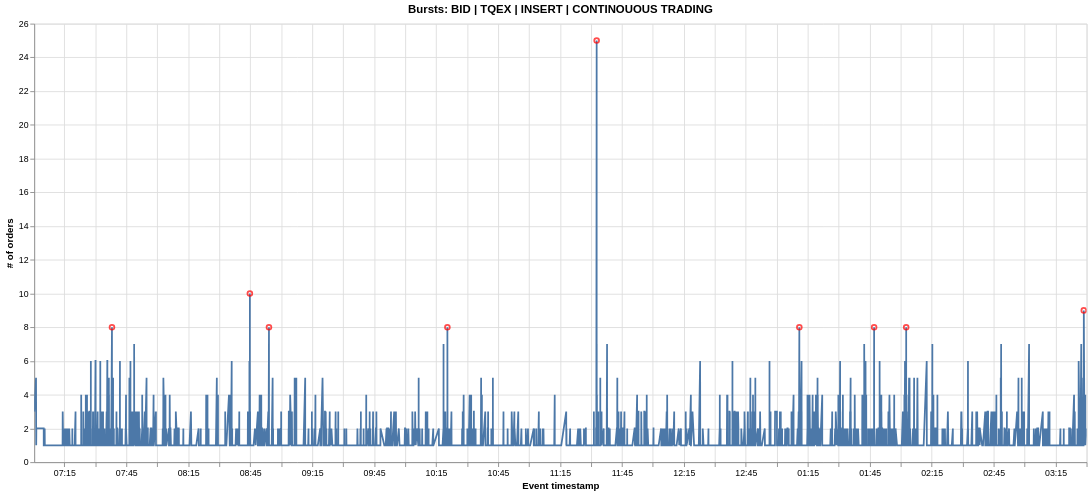
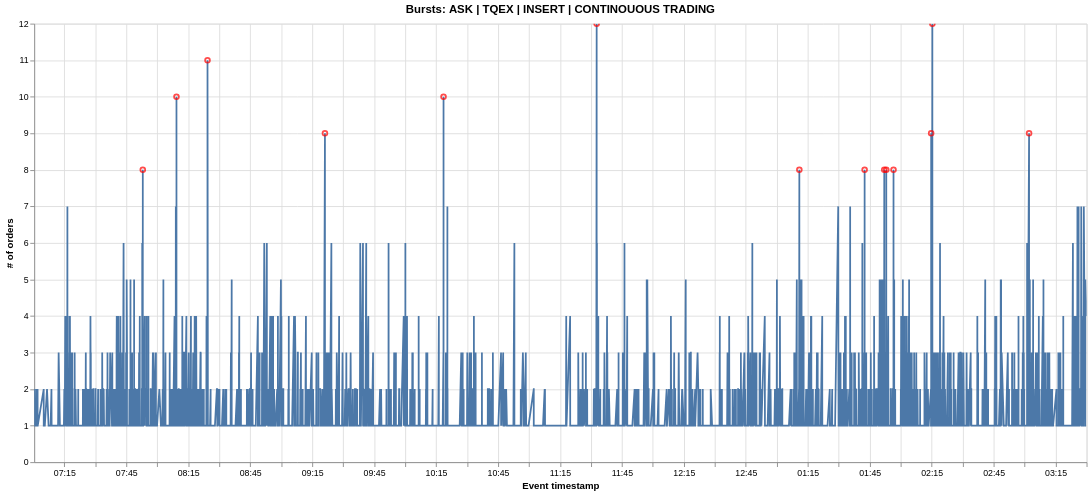
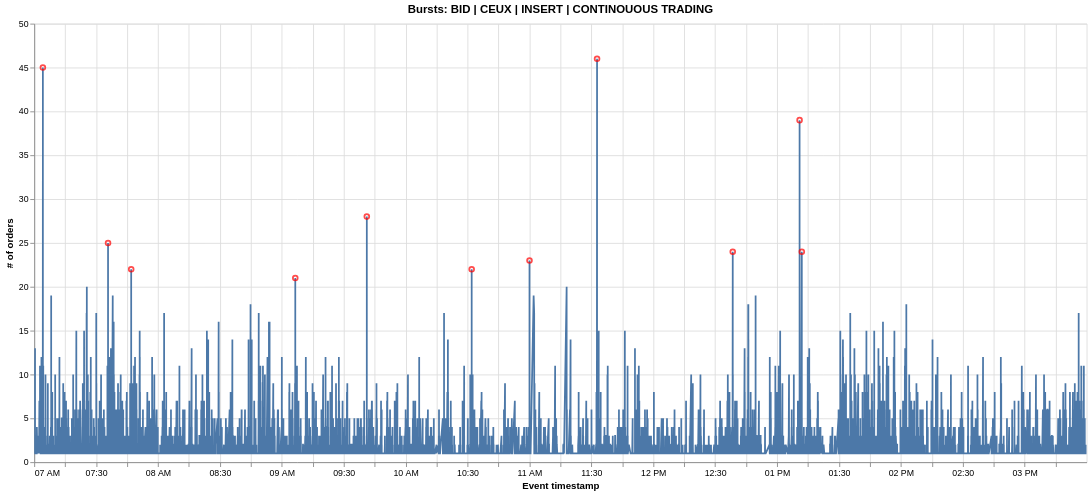
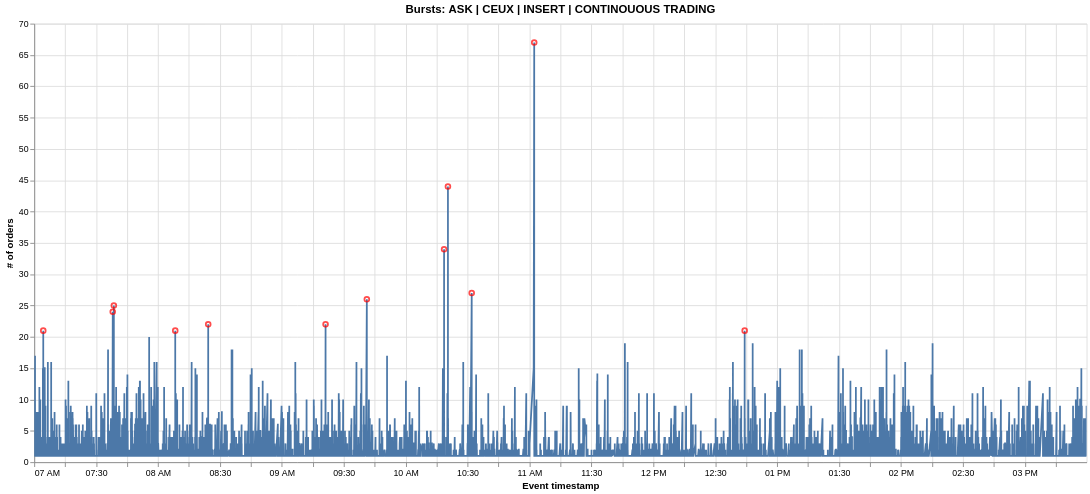

Notebook code cell kept with these figures, in order:
### Code cell
all_burst_orders_eu = pl.LazyFrame(
    schema={"original_order_id": pl.Int64}
)

for venue in lob_eu.get_venues():
    for side in ["BID", "ASK"]:

        cfg = burst_config_eu.get(
            (venue, side)
        )

        if cfg is None:
            continue

        bursts_eu = determine_bursts(
            df=lob_eu.df,
            venue=venue,
            side=side,
            lob_action="INSERT",
            **cfg
        )
        logger.info(f"determined bursts for {side} orders at {venue}")
        
        (
            bursts_eu
            .filter(pl.col("is_burst") == True)
            .collect()
            .show()
        )

        plot_bursts(
            df = bursts_eu
            , plot_title = f"Bursts: {side} | {venue} | INSERT | CONTINOUOUS TRADING"
            , y_axis_title = "# of orders"
        ).interactive().show()
        logger.info(f"plotted bursts for {side} orders at {venue}")
        
        burst_orders_eu = (
            bursts_eu
            .filter(pl.col("is_burst") == True)
            .select(
                "original_order_id"
            )
            .explode("original_order_id")
            .unique()
        )

        all_burst_orders_eu = pl.concat([
            all_burst_orders_eu
            , burst_orders_eu
        ])
        logger.info(f"appended bursty original_order_ids for {side} orders at {venue}")

### Figure 1 — Vega specification as saved in the notebook (floating-point values rounded to 4 significant figures; data arrays with more than 128 entries replaced by an {"elided": "..."} marker saying what was removed)
{"$schema": "https://vega.github.io/schema/vega/v6.json", "data": [{"name": "param_1e9efca18e7a2868_store"}, {"name": "source_0", "values": {"elided": "3618 records"}, "transform": [{"type": "formula", "expr": "toDate(datum['event_timestamp'])", "as": "event_timestamp"}]}, {"name": "source_1", "values": [{"count": 8, "event_timestamp": "2023-09-01T07:38:03.200"}, {"count": 10, "event_timestamp": "2023-09-01T08:44:49.600"}, {"count": 8, "event_timestamp": "2023-09-01T08:54:04.400"}, {"count": 8, "event_timestamp": "2023-09-01T10:20:28.600"}, {"count": 25, "event_timestamp": "2023-09-01T11:32:45.400"}, {"count": 8, "event_timestamp": "2023-09-01T13:10:54.000"}, {"count": 8, "event_timestamp": "2023-09-01T13:47:06.200"}, {"count": 8, "event_timestamp": "2023-09-01T14:02:38.200"}, {"count": 9, "event_timestamp": "2023-09-01T15:28:39.000"}], "transform": [{"type": "formula", "expr": "toDate(datum['event_timestamp'])", "as": "event_timestamp"}]}], "signals": [{"name": "unit", "value": {}, "on": [{"events": "pointermove", "update": "isTuple(group()) ? group() : unit"}]}, {"name": "param_1e9efca18e7a2868", "update": "vlSelectionResolve(\"param_1e9efca18e7a2868_store\", \"union\")"}, {"name": "param_1e9efca18e7a2868_event_timestamp", "on": [{"events": [{"source": "view", "type": "dblclick"}], "update": "null"}, {"events": {"signal": "param_1e9efca18e7a2868_translate_delta"}, "update": "panLinear(param_1e9efca18e7a2868_translate_anchor.extent_x, -param_1e9efca18e7a2868_translate_delta.x / width)"}, {"events": {"signal": "param_1e9efca18e7a2868_zoom_delta"}, "update": "zoomLinear(domain(\"x\"), param_1e9efca18e7a2868_zoom_anchor.x, param_1e9efca18e7a2868_zoom_delta)"}]}, {"name": "param_1e9efca18e7a2868_count", "on": [{"events": [{"source": "view", "type": "dblclick"}], "update": "null"}, {"events": {"signal": "param_1e9efca18e7a2868_translate_delta"}, "update": "panLinear(param_1e9efca18e7a2868_translate_anchor.extent_y, param_1e9efca18e7a2868_translate_delta.y / height)"}, {"events": {"signal": "param_1e9efca18e7a2868_zoom_delta"}, "update": "zoomLinear(domain(\"y\"), param_1e9efca18e7a2868_zoom_anchor.y, param_1e9efca18e7a2868_zoom_delta)"}]}, {"name": "param_1e9efca18e7a2868_tuple", "on": [{"events": [{"signal": "param_1e9efca18e7a2868_event_timestamp || param_1e9efca18e7a2868_count"}], "update": "param_1e9efca18e7a2868_event_timestamp && param_1e9efca18e7a2868_count ? {unit: \"view_c254b396498e3a54_0\", fields: param_1e9efca18e7a2868_tuple_fields, values: [param_1e9efca18e7a2868_event_timestamp,param_1e9efca18e7a2868_count]} : null"}]}, {"name": "param_1e9efca18e7a2868_tuple_fields", "value": [{"field": "event_timestamp", "channel": "x", "type": "R"}, {"field": "count", "channel": "y", "type": "R"}]}, {"name": "param_1e9efca18e7a2868_translate_anchor", "value": {}, "on": [{"events": [{"source": "scope", "type": "pointerdown"}], "update": "{x: x(unit), y: y(unit), extent_x: domain(\"x\"), extent_y: domain(\"y\")}"}]}, {"name": "param_1e9efca18e7a2868_translate_delta", "value": {}, "on": [{"events": [{"source": "window", "between": [{"source": "scope", "type": "pointerdown"}, {"source": "window", "type": "pointerup"}], "type": "pointermove", "consume": true}], "update": "{x: param_1e9efca18e7a2868_translate_anchor.x - x(unit), y: param_1e9efca18e7a2868_translate_anchor.y - y(unit)}"}]}, {"name": "param_1e9efca18e7a2868_zoom_anchor", "on": [{"events": [{"source": "scope", "consume": true, "type": "wheel"}], "update": "{x: invert(\"x\", x(unit)), y: invert(\"y\", y(unit))}"}]}, {"name": "param_1e9efca18e7a2868_zoom_delta", "on": [{"events": [{"source": "scope", "consume": true, "type": "wheel"}], "update": "pow(1.001, event.deltaY * pow(16, event.deltaMode))", "force": true}]}, {"name": "param_1e9efca18e7a2868_modify", "on": [{"events": {"signal": "param_1e9efca18e7a2868_tuple"}, "update": "modify(\"param_1e9efca18e7a2868_store\", param_1e9efca18e7a2868_tuple, true)"}]}], "marks": [{"type": "line", "name": "view_c254b396498e3a54_0_marks", "from": {"data": "source_0"}, "sort": {"field": "x"}, "encode": {"update": {"x": {"field": "event_timestamp", "scale": "x"}, "stroke": {"value": "#4c78a8"}, "y": {"field": "count", "scale": "y"}, "defined": {"signal": "isValid(datum[\"event_timestamp\"]) && isFinite(+datum[\"event_timestamp\"]) && isValid(datum[\"count\"]) && isFinite(+datum[\"count\"])"}}}, "clip": true, "style": ["line"], "interactive": true}, {"type": "symbol", "name": "layer_1_marks", "from": {"data": "source_1"}, "encode": {"update": {"x": {"field": "event_timestamp", "scale": "x"}, "stroke": {"value": "red"}, "y": {"field": "count", "scale": "y"}, "size": {"value": 30}, "opacity": {"value": 0.7}, "fill": {"value": "transparent"}}}, "clip": true, "style": ["point"], "interactive": false}], "scales": [{"name": "x", "type": "time", "domain": {"fields": [{"data": "source_0", "field": "event_timestamp"}, {"data": "source_1", "field": "event_timestamp"}]}, "range": [0, {"signal": "width"}], "domainRaw": {"signal": "param_1e9efca18e7a2868[\"event_timestamp\"]"}}, {"name": "y", "type": "linear", "domain": {"fields": [{"data": "source_0", "field": "count"}, {"data": "source_1", "field": "count"}]}, "range": [{"signal": "height"}, 0], "zero": true, "domainRaw": {"signal": "param_1e9efca18e7a2868[\"count\"]"}, "nice": true}], "axes": [{"scale": "x", "grid": true, "orient": "bottom", "tickCount": {"signal": "ceil(width/40)"}, "gridScale": "y", "domain": false, "aria": false, "labels": false, "maxExtent": 0, "zindex": 0, "minExtent": 0, "ticks": false}, {"scale": "y", "maxExtent": 0, "gridScale": "x", "orient": "left", "zindex": 0, "aria": false, "ticks": false, "tickCount": {"signal": "ceil(height/40)"}, "domain": false, "labels": false, "minExtent": 0, "grid": true}, {"scale": "x", "tickCount": {"signal": "ceil(width/40)"}, "zindex": 0, "title": "Event timestamp", "labelFlush": true, "grid": false, "labelOverlap": true, "orient": "bottom"}, {"scale": "y", "grid": false, "title": "# of orders", "labelOverlap": true, "orient": "left", "zindex": 0, "tickCount": {"signal": "ceil(height/40)"}}], "title": {"text": "Bursts: BID | TQEX | INSERT | CONTINOUOUS TRADING", "frame": "group"}, "background": "white", "padding": 5, "width": 1200, "height": 500, "style": "cell"}

### Figure 2 — Vega specification as saved in the notebook (floating-point values rounded to 4 significant figures; data arrays with more than 128 entries replaced by an {"elided": "..."} marker saying what was removed)
{"$schema": "https://vega.github.io/schema/vega/v6.json", "data": [{"name": "param_1e9efca18e7a2868_store"}, {"name": "source_0", "values": {"elided": "4201 records"}, "transform": [{"type": "formula", "expr": "toDate(datum['event_timestamp'])", "as": "event_timestamp"}]}, {"name": "source_1", "values": [{"count": 8, "event_timestamp": "2023-09-01T07:52:58.800"}, {"count": 10, "event_timestamp": "2023-09-01T08:09:17.400"}, {"count": 11, "event_timestamp": "2023-09-01T08:24:19.000"}, {"count": 9, "event_timestamp": "2023-09-01T09:21:11.000"}, {"count": 10, "event_timestamp": "2023-09-01T10:18:36.600"}, {"count": 12, "event_timestamp": "2023-09-01T11:32:45.400"}, {"count": 8, "event_timestamp": "2023-09-01T13:10:54.000"}, {"count": 8, "event_timestamp": "2023-09-01T13:42:30.800"}, {"count": 8, "event_timestamp": "2023-09-01T13:52:01.000"}, {"count": 8, "event_timestamp": "2023-09-01T13:53:00.000"}, {"count": 8, "event_timestamp": "2023-09-01T13:56:30.200"}, {"count": 9, "event_timestamp": "2023-09-01T14:14:43.600"}, {"count": 12, "event_timestamp": "2023-09-01T14:15:18.800"}, {"count": 9, "event_timestamp": "2023-09-01T15:02:08.800"}], "transform": [{"type": "formula", "expr": "toDate(datum['event_timestamp'])", "as": "event_timestamp"}]}], "signals": [{"name": "unit", "value": {}, "on": [{"events": "pointermove", "update": "isTuple(group()) ? group() : unit"}]}, {"name": "param_1e9efca18e7a2868", "update": "vlSelectionResolve(\"param_1e9efca18e7a2868_store\", \"union\")"}, {"name": "param_1e9efca18e7a2868_event_timestamp", "on": [{"events": [{"source": "view", "type": "dblclick"}], "update": "null"}, {"events": {"signal": "param_1e9efca18e7a2868_translate_delta"}, "update": "panLinear(param_1e9efca18e7a2868_translate_anchor.extent_x, -param_1e9efca18e7a2868_translate_delta.x / width)"}, {"events": {"signal": "param_1e9efca18e7a2868_zoom_delta"}, "update": "zoomLinear(domain(\"x\"), param_1e9efca18e7a2868_zoom_anchor.x, param_1e9efca18e7a2868_zoom_delta)"}]}, {"name": "param_1e9efca18e7a2868_count", "on": [{"events": [{"source": "view", "type": "dblclick"}], "update": "null"}, {"events": {"signal": "param_1e9efca18e7a2868_translate_delta"}, "update": "panLinear(param_1e9efca18e7a2868_translate_anchor.extent_y, param_1e9efca18e7a2868_translate_delta.y / height)"}, {"events": {"signal": "param_1e9efca18e7a2868_zoom_delta"}, "update": "zoomLinear(domain(\"y\"), param_1e9efca18e7a2868_zoom_anchor.y, param_1e9efca18e7a2868_zoom_delta)"}]}, {"name": "param_1e9efca18e7a2868_tuple", "on": [{"events": [{"signal": "param_1e9efca18e7a2868_event_timestamp || param_1e9efca18e7a2868_count"}], "update": "param_1e9efca18e7a2868_event_timestamp && param_1e9efca18e7a2868_count ? {unit: \"view_8b788a1a29bb0b38_0\", fields: param_1e9efca18e7a2868_tuple_fields, values: [param_1e9efca18e7a2868_event_timestamp,param_1e9efca18e7a2868_count]} : null"}]}, {"name": "param_1e9efca18e7a2868_tuple_fields", "value": [{"field": "event_timestamp", "channel": "x", "type": "R"}, {"field": "count", "channel": "y", "type": "R"}]}, {"name": "param_1e9efca18e7a2868_translate_anchor", "value": {}, "on": [{"events": [{"source": "scope", "type": "pointerdown"}], "update": "{x: x(unit), y: y(unit), extent_x: domain(\"x\"), extent_y: domain(\"y\")}"}]}, {"name": "param_1e9efca18e7a2868_translate_delta", "value": {}, "on": [{"events": [{"source": "window", "between": [{"source": "scope", "type": "pointerdown"}, {"source": "window", "type": "pointerup"}], "consume": true, "type": "pointermove"}], "update": "{x: param_1e9efca18e7a2868_translate_anchor.x - x(unit), y: param_1e9efca18e7a2868_translate_anchor.y - y(unit)}"}]}, {"name": "param_1e9efca18e7a2868_zoom_anchor", "on": [{"events": [{"source": "scope", "type": "wheel", "consume": true}], "update": "{x: invert(\"x\", x(unit)), y: invert(\"y\", y(unit))}"}]}, {"name": "param_1e9efca18e7a2868_zoom_delta", "on": [{"events": [{"source": "scope", "type": "wheel", "consume": true}], "update": "pow(1.001, event.deltaY * pow(16, event.deltaMode))", "force": true}]}, {"name": "param_1e9efca18e7a2868_modify", "on": [{"events": {"signal": "param_1e9efca18e7a2868_tuple"}, "update": "modify(\"param_1e9efca18e7a2868_store\", param_1e9efca18e7a2868_tuple, true)"}]}], "marks": [{"type": "line", "name": "view_8b788a1a29bb0b38_0_marks", "from": {"data": "source_0"}, "sort": {"field": "x"}, "encode": {"update": {"y": {"field": "count", "scale": "y"}, "stroke": {"value": "#4c78a8"}, "defined": {"signal": "isValid(datum[\"event_timestamp\"]) && isFinite(+datum[\"event_timestamp\"]) && isValid(datum[\"count\"]) && isFinite(+datum[\"count\"])"}, "x": {"field": "event_timestamp", "scale": "x"}}}, "clip": true, "style": ["line"], "interactive": true}, {"type": "symbol", "name": "layer_1_marks", "from": {"data": "source_1"}, "encode": {"update": {"fill": {"value": "transparent"}, "stroke": {"value": "red"}, "opacity": {"value": 0.7}, "x": {"field": "event_timestamp", "scale": "x"}, "y": {"field": "count", "scale": "y"}, "size": {"value": 30}}}, "clip": true, "interactive": false, "style": ["point"]}], "scales": [{"name": "x", "type": "time", "domain": {"fields": [{"data": "source_0", "field": "event_timestamp"}, {"data": "source_1", "field": "event_timestamp"}]}, "range": [0, {"signal": "width"}], "domainRaw": {"signal": "param_1e9efca18e7a2868[\"event_timestamp\"]"}}, {"name": "y", "type": "linear", "domain": {"fields": [{"data": "source_0", "field": "count"}, {"data": "source_1", "field": "count"}]}, "range": [{"signal": "height"}, 0], "zero": true, "domainRaw": {"signal": "param_1e9efca18e7a2868[\"count\"]"}, "nice": true}], "axes": [{"scale": "x", "orient": "bottom", "aria": false, "zindex": 0, "gridScale": "y", "grid": true, "tickCount": {"signal": "ceil(width/40)"}, "labels": false, "domain": false, "minExtent": 0, "maxExtent": 0, "ticks": false}, {"scale": "y", "grid": true, "tickCount": {"signal": "ceil(height/40)"}, "aria": false, "ticks": false, "labels": false, "orient": "left", "minExtent": 0, "domain": false, "zindex": 0, "maxExtent": 0, "gridScale": "x"}, {"scale": "x", "title": "Event timestamp", "tickCount": {"signal": "ceil(width/40)"}, "labelFlush": true, "zindex": 0, "orient": "bottom", "grid": false, "labelOverlap": true}, {"scale": "y", "orient": "left", "grid": false, "title": "# of orders", "labelOverlap": true, "tickCount": {"signal": "ceil(height/40)"}, "zindex": 0}], "title": {"text": "Bursts: ASK | TQEX | INSERT | CONTINOUOUS TRADING", "frame": "group"}, "height": 500, "width": 1200, "style": "cell", "padding": 5, "background": "white"}

### Figure 3 — Vega specification as saved in the notebook (floating-point values rounded to 4 significant figures; data arrays with more than 128 entries replaced by an {"elided": "..."} marker saying what was removed)
{"$schema": "https://vega.github.io/schema/vega/v6.json", "data": [{"name": "param_1e9efca18e7a2868_store"}, {"name": "source_0", "values": {"elided": "15501 records"}, "transform": [{"type": "formula", "expr": "toDate(datum['event_timestamp'])", "as": "event_timestamp"}]}, {"name": "source_1", "values": [{"count": 45, "event_timestamp": "2023-09-01T07:04:12.200"}, {"count": 25, "event_timestamp": "2023-09-01T07:35:47.000"}, {"count": 22, "event_timestamp": "2023-09-01T07:47:00.000"}, {"count": 21, "event_timestamp": "2023-09-01T09:06:31.000"}, {"count": 28, "event_timestamp": "2023-09-01T09:41:10.800"}, {"count": 22, "event_timestamp": "2023-09-01T10:32:00.000"}, {"count": 23, "event_timestamp": "2023-09-01T11:00:01.200"}, {"count": 46, "event_timestamp": "2023-09-01T11:32:45.400"}, {"count": 24, "event_timestamp": "2023-09-01T12:38:30.600"}, {"count": 39, "event_timestamp": "2023-09-01T13:10:54.000"}, {"count": 24, "event_timestamp": "2023-09-01T13:11:58.600"}], "transform": [{"type": "formula", "expr": "toDate(datum['event_timestamp'])", "as": "event_timestamp"}]}], "signals": [{"name": "unit", "value": {}, "on": [{"events": "pointermove", "update": "isTuple(group()) ? group() : unit"}]}, {"name": "param_1e9efca18e7a2868", "update": "vlSelectionResolve(\"param_1e9efca18e7a2868_store\", \"union\")"}, {"name": "param_1e9efca18e7a2868_event_timestamp", "on": [{"events": [{"source": "view", "type": "dblclick"}], "update": "null"}, {"events": {"signal": "param_1e9efca18e7a2868_translate_delta"}, "update": "panLinear(param_1e9efca18e7a2868_translate_anchor.extent_x, -param_1e9efca18e7a2868_translate_delta.x / width)"}, {"events": {"signal": "param_1e9efca18e7a2868_zoom_delta"}, "update": "zoomLinear(domain(\"x\"), param_1e9efca18e7a2868_zoom_anchor.x, param_1e9efca18e7a2868_zoom_delta)"}]}, {"name": "param_1e9efca18e7a2868_count", "on": [{"events": [{"source": "view", "type": "dblclick"}], "update": "null"}, {"events": {"signal": "param_1e9efca18e7a2868_translate_delta"}, "update": "panLinear(param_1e9efca18e7a2868_translate_anchor.extent_y, param_1e9efca18e7a2868_translate_delta.y / height)"}, {"events": {"signal": "param_1e9efca18e7a2868_zoom_delta"}, "update": "zoomLinear(domain(\"y\"), param_1e9efca18e7a2868_zoom_anchor.y, param_1e9efca18e7a2868_zoom_delta)"}]}, {"name": "param_1e9efca18e7a2868_tuple", "on": [{"events": [{"signal": "param_1e9efca18e7a2868_event_timestamp || param_1e9efca18e7a2868_count"}], "update": "param_1e9efca18e7a2868_event_timestamp && param_1e9efca18e7a2868_count ? {unit: \"view_768385985f19741c_0\", fields: param_1e9efca18e7a2868_tuple_fields, values: [param_1e9efca18e7a2868_event_timestamp,param_1e9efca18e7a2868_count]} : null"}]}, {"name": "param_1e9efca18e7a2868_tuple_fields", "value": [{"field": "event_timestamp", "channel": "x", "type": "R"}, {"field": "count", "channel": "y", "type": "R"}]}, {"name": "param_1e9efca18e7a2868_translate_anchor", "value": {}, "on": [{"events": [{"source": "scope", "type": "pointerdown"}], "update": "{x: x(unit), y: y(unit), extent_x: domain(\"x\"), extent_y: domain(\"y\")}"}]}, {"name": "param_1e9efca18e7a2868_translate_delta", "value": {}, "on": [{"events": [{"source": "window", "between": [{"source": "scope", "type": "pointerdown"}, {"source": "window", "type": "pointerup"}], "consume": true, "type": "pointermove"}], "update": "{x: param_1e9efca18e7a2868_translate_anchor.x - x(unit), y: param_1e9efca18e7a2868_translate_anchor.y - y(unit)}"}]}, {"name": "param_1e9efca18e7a2868_zoom_anchor", "on": [{"events": [{"source": "scope", "type": "wheel", "consume": true}], "update": "{x: invert(\"x\", x(unit)), y: invert(\"y\", y(unit))}"}]}, {"name": "param_1e9efca18e7a2868_zoom_delta", "on": [{"events": [{"source": "scope", "consume": true, "type": "wheel"}], "update": "pow(1.001, event.deltaY * pow(16, event.deltaMode))", "force": true}]}, {"name": "param_1e9efca18e7a2868_modify", "on": [{"events": {"signal": "param_1e9efca18e7a2868_tuple"}, "update": "modify(\"param_1e9efca18e7a2868_store\", param_1e9efca18e7a2868_tuple, true)"}]}], "marks": [{"type": "line", "name": "view_768385985f19741c_0_marks", "from": {"data": "source_0"}, "sort": {"field": "x"}, "encode": {"update": {"y": {"field": "count", "scale": "y"}, "defined": {"signal": "isValid(datum[\"event_timestamp\"]) && isFinite(+datum[\"event_timestamp\"]) && isValid(datum[\"count\"]) && isFinite(+datum[\"count\"])"}, "stroke": {"value": "#4c78a8"}, "x": {"field": "event_timestamp", "scale": "x"}}}, "style": ["line"], "interactive": true, "clip": true}, {"type": "symbol", "name": "layer_1_marks", "from": {"data": "source_1"}, "encode": {"update": {"fill": {"value": "transparent"}, "size": {"value": 30}, "x": {"field": "event_timestamp", "scale": "x"}, "y": {"field": "count", "scale": "y"}, "opacity": {"value": 0.7}, "stroke": {"value": "red"}}}, "interactive": false, "clip": true, "style": ["point"]}], "scales": [{"name": "x", "type": "time", "domain": {"fields": [{"data": "source_0", "field": "event_timestamp"}, {"data": "source_1", "field": "event_timestamp"}]}, "range": [0, {"signal": "width"}], "domainRaw": {"signal": "param_1e9efca18e7a2868[\"event_timestamp\"]"}}, {"name": "y", "type": "linear", "domain": {"fields": [{"data": "source_0", "field": "count"}, {"data": "source_1", "field": "count"}]}, "range": [{"signal": "height"}, 0], "zero": true, "domainRaw": {"signal": "param_1e9efca18e7a2868[\"count\"]"}, "nice": true}], "axes": [{"scale": "x", "gridScale": "y", "minExtent": 0, "ticks": false, "grid": true, "tickCount": {"signal": "ceil(width/40)"}, "labels": false, "zindex": 0, "orient": "bottom", "aria": false, "maxExtent": 0, "domain": false}, {"scale": "y", "maxExtent": 0, "minExtent": 0, "zindex": 0, "gridScale": "x", "tickCount": {"signal": "ceil(height/40)"}, "ticks": false, "orient": "left", "grid": true, "aria": false, "domain": false, "labels": false}, {"scale": "x", "grid": false, "title": "Event timestamp", "labelFlush": true, "labelOverlap": true, "zindex": 0, "tickCount": {"signal": "ceil(width/40)"}, "orient": "bottom"}, {"scale": "y", "zindex": 0, "title": "# of orders", "grid": false, "labelOverlap": true, "tickCount": {"signal": "ceil(height/40)"}, "orient": "left"}], "title": {"text": "Bursts: BID | CEUX | INSERT | CONTINOUOUS TRADING", "frame": "group"}, "padding": 5, "width": 1200, "style": "cell", "height": 500, "background": "white"}

### Figure 4 — Vega specification as saved in the notebook (floating-point values rounded to 4 significant figures; data arrays with more than 128 entries replaced by an {"elided": "..."} marker saying what was removed)
{"$schema": "https://vega.github.io/schema/vega/v6.json", "data": [{"name": "param_1e9efca18e7a2868_store"}, {"name": "source_0", "values": {"elided": "15188 records"}, "transform": [{"type": "formula", "expr": "toDate(datum['event_timestamp'])", "as": "event_timestamp"}]}, {"name": "source_1", "values": [{"count": 21, "event_timestamp": "2023-09-01T07:04:23.200"}, {"count": 24, "event_timestamp": "2023-09-01T07:38:03.200"}, {"count": 25, "event_timestamp": "2023-09-01T07:38:35.800"}, {"count": 21, "event_timestamp": "2023-09-01T08:08:20.400"}, {"count": 22, "event_timestamp": "2023-09-01T08:24:19.000"}, {"count": 22, "event_timestamp": "2023-09-01T09:21:11.000"}, {"count": 26, "event_timestamp": "2023-09-01T09:41:10.800"}, {"count": 34, "event_timestamp": "2023-09-01T10:18:36.600"}, {"count": 44, "event_timestamp": "2023-09-01T10:20:28.600"}, {"count": 27, "event_timestamp": "2023-09-01T10:32:00.000"}, {"count": 67, "event_timestamp": "2023-09-01T11:02:17.200"}, {"count": 21, "event_timestamp": "2023-09-01T12:44:15.600"}], "transform": [{"type": "formula", "expr": "toDate(datum['event_timestamp'])", "as": "event_timestamp"}]}], "signals": [{"name": "unit", "value": {}, "on": [{"events": "pointermove", "update": "isTuple(group()) ? group() : unit"}]}, {"name": "param_1e9efca18e7a2868", "update": "vlSelectionResolve(\"param_1e9efca18e7a2868_store\", \"union\")"}, {"name": "param_1e9efca18e7a2868_event_timestamp", "on": [{"events": [{"source": "view", "type": "dblclick"}], "update": "null"}, {"events": {"signal": "param_1e9efca18e7a2868_translate_delta"}, "update": "panLinear(param_1e9efca18e7a2868_translate_anchor.extent_x, -param_1e9efca18e7a2868_translate_delta.x / width)"}, {"events": {"signal": "param_1e9efca18e7a2868_zoom_delta"}, "update": "zoomLinear(domain(\"x\"), param_1e9efca18e7a2868_zoom_anchor.x, param_1e9efca18e7a2868_zoom_delta)"}]}, {"name": "param_1e9efca18e7a2868_count", "on": [{"events": [{"source": "view", "type": "dblclick"}], "update": "null"}, {"events": {"signal": "param_1e9efca18e7a2868_translate_delta"}, "update": "panLinear(param_1e9efca18e7a2868_translate_anchor.extent_y, param_1e9efca18e7a2868_translate_delta.y / height)"}, {"events": {"signal": "param_1e9efca18e7a2868_zoom_delta"}, "update": "zoomLinear(domain(\"y\"), param_1e9efca18e7a2868_zoom_anchor.y, param_1e9efca18e7a2868_zoom_delta)"}]}, {"name": "param_1e9efca18e7a2868_tuple", "on": [{"events": [{"signal": "param_1e9efca18e7a2868_event_timestamp || param_1e9efca18e7a2868_count"}], "update": "param_1e9efca18e7a2868_event_timestamp && param_1e9efca18e7a2868_count ? {unit: \"view_8a35d8b0a8b8f1e3_0\", fields: param_1e9efca18e7a2868_tuple_fields, values: [param_1e9efca18e7a2868_event_timestamp,param_1e9efca18e7a2868_count]} : null"}]}, {"name": "param_1e9efca18e7a2868_tuple_fields", "value": [{"field": "event_timestamp", "channel": "x", "type": "R"}, {"field": "count", "channel": "y", "type": "R"}]}, {"name": "param_1e9efca18e7a2868_translate_anchor", "value": {}, "on": [{"events": [{"source": "scope", "type": "pointerdown"}], "update": "{x: x(unit), y: y(unit), extent_x: domain(\"x\"), extent_y: domain(\"y\")}"}]}, {"name": "param_1e9efca18e7a2868_translate_delta", "value": {}, "on": [{"events": [{"source": "window", "between": [{"source": "scope", "type": "pointerdown"}, {"source": "window", "type": "pointerup"}], "consume": true, "type": "pointermove"}], "update": "{x: param_1e9efca18e7a2868_translate_anchor.x - x(unit), y: param_1e9efca18e7a2868_translate_anchor.y - y(unit)}"}]}, {"name": "param_1e9efca18e7a2868_zoom_anchor", "on": [{"events": [{"source": "scope", "consume": true, "type": "wheel"}], "update": "{x: invert(\"x\", x(unit)), y: invert(\"y\", y(unit))}"}]}, {"name": "param_1e9efca18e7a2868_zoom_delta", "on": [{"events": [{"source": "scope", "type": "wheel", "consume": true}], "update": "pow(1.001, event.deltaY * pow(16, event.deltaMode))", "force": true}]}, {"name": "param_1e9efca18e7a2868_modify", "on": [{"events": {"signal": "param_1e9efca18e7a2868_tuple"}, "update": "modify(\"param_1e9efca18e7a2868_store\", param_1e9efca18e7a2868_tuple, true)"}]}], "marks": [{"type": "line", "name": "view_8a35d8b0a8b8f1e3_0_marks", "from": {"data": "source_0"}, "sort": {"field": "x"}, "encode": {"update": {"x": {"field": "event_timestamp", "scale": "x"}, "stroke": {"value": "#4c78a8"}, "defined": {"signal": "isValid(datum[\"event_timestamp\"]) && isFinite(+datum[\"event_timestamp\"]) && isValid(datum[\"count\"]) && isFinite(+datum[\"count\"])"}, "y": {"field": "count", "scale": "y"}}}, "interactive": true, "style": ["line"], "clip": true}, {"type": "symbol", "name": "layer_1_marks", "from": {"data": "source_1"}, "encode": {"update": {"x": {"field": "event_timestamp", "scale": "x"}, "fill": {"value": "transparent"}, "stroke": {"value": "red"}, "y": {"field": "count", "scale": "y"}, "size": {"value": 30}, "opacity": {"value": 0.7}}}, "interactive": false, "style": ["point"], "clip": true}], "scales": [{"name": "x", "type": "time", "domain": {"fields": [{"data": "source_0", "field": "event_timestamp"}, {"data": "source_1", "field": "event_timestamp"}]}, "range": [0, {"signal": "width"}], "domainRaw": {"signal": "param_1e9efca18e7a2868[\"event_timestamp\"]"}}, {"name": "y", "type": "linear", "domain": {"fields": [{"data": "source_0", "field": "count"}, {"data": "source_1", "field": "count"}]}, "range": [{"signal": "height"}, 0], "zero": true, "domainRaw": {"signal": "param_1e9efca18e7a2868[\"count\"]"}, "nice": true}], "axes": [{"scale": "x", "zindex": 0, "orient": "bottom", "minExtent": 0, "maxExtent": 0, "gridScale": "y", "grid": true, "tickCount": {"signal": "ceil(width/40)"}, "domain": false, "aria": false, "labels": false, "ticks": false}, {"scale": "y", "aria": false, "orient": "left", "grid": true, "tickCount": {"signal": "ceil(height/40)"}, "domain": false, "maxExtent": 0, "ticks": false, "minExtent": 0, "labels": false, "zindex": 0, "gridScale": "x"}, {"scale": "x", "orient": "bottom", "grid": false, "title": "Event timestamp", "tickCount": {"signal": "ceil(width/40)"}, "zindex": 0, "labelFlush": true, "labelOverlap": true}, {"scale": "y", "labelOverlap": true, "grid": false, "zindex": 0, "tickCount": {"signal": "ceil(height/40)"}, "orient": "left", "title": "# of orders"}], "title": {"text": "Bursts: ASK | CEUX | INSERT | CONTINOUOUS TRADING", "frame": "group"}, "height": 500, "background": "white", "width": 1200, "padding": 5, "style": "cell"}
